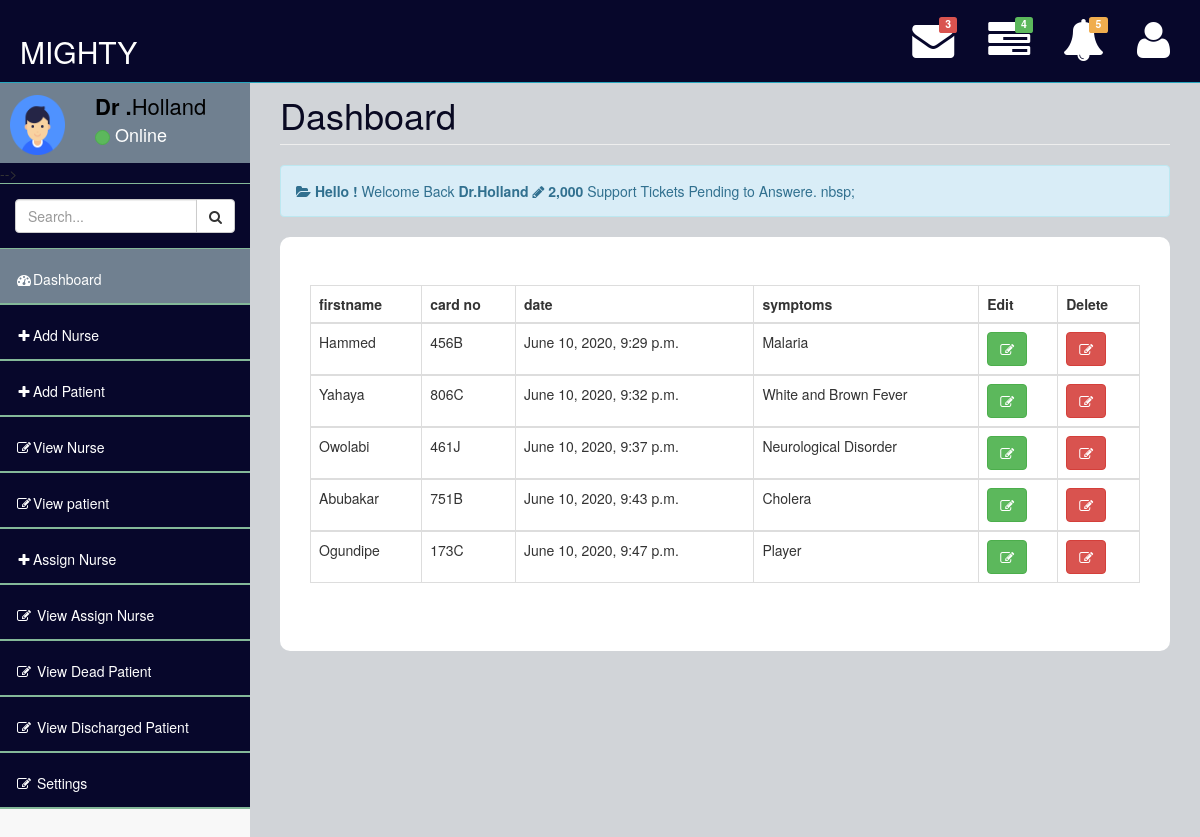
Screenshot of /Data/Doctors/ViewPatient (signed in) with the database file from the repository.
### Data/models.py (models this page shows, shortened)
class Patient(models.Model):
    firstname=models.CharField(max_length=255,null=True,blank=True)
    lastname=models.CharField(max_length=255,null=True,blank=True)
    Next_of_kin=models.CharField(max_length=255,null=True,blank=True)
    card =models.CharField(max_length=255,null=True,blank=True)
    date_admitted = models.DateTimeField(auto_now_add=True)
    symptoms = models.TextField(max_length=255)
    possible_diagnosis =models.CharField(max_length=255)

### Data/views.py (the view)
# urls.py: path('Doctors/ViewPatient',views.ViewPatient,name='ViewPatient'),
@login_required
def ViewPatient(request):
    AvailPatient = Patient.objects.all()
    return render(request,'Doctors/ViewPatient.html',{'AvailPatient':AvailPatient})

### templates/Doctors/ViewPatient.html
{% extends 'Doctors/doctor_base.html' %}
{% load static %}
{% block content %}
{% if AvailPatient %}
<div class="jumbotron" style="background-color: white;border-radius:10px;">
<table class="table table-responsive table-bordered table-hover">
    <thead>
        <tr>
            <th>firstname</th>
            <th>card no </th>
            <th>date</th>
            <th>symptoms</th>
            <th>Edit</th>
            <th>Delete</th>
        </tr>
    </thead>
    {% for patient in AvailPatient %}
    <tbody>
        <tr>
            <td>{{patient.firstname}}</td>
            <td>{{patient.card}}</td>
            <td>{{patient.date_admitted}}</td>
            <td>{{patient.symptoms}}</td>
            <td><a href="{% url 'UpdatePatient' patient.id%}"><button class="btn btn-success"><span class="fa fa-edit"></span></button></a> </td>
            <td> <a href="{% url 'DeletePatient' patient.id%}"><button class="btn btn-danger"><span class="fa fa-edit"></span></button></a></td>
        </tr>
    </tbody>
    {% endfor %}
</table>
</div>
{% endif %}
{% endblock %}

### templates/Doctors/doctor_base.html (shortened to what this page needs)
{% load static %}
<!DOCTYPE html>
<html>
<head>
    <link href="{% static 'assets/plugins/bootstrap/bootstrap.css' %}" rel="stylesheet" />
    <link href="{% static 'assets/font-awesome/css/font-awesome.css'%}" rel="stylesheet" />
    <link href="{% static 'assets/plugins/pace/pace-theme-big-counter.css'%}" rel="stylesheet" />
    <link href="{% static 'assets/css/style.css'%}" rel="stylesheet" />
    <link href="{% static 'assets/css/main-style.css'%}" rel="stylesheet" />
    <link href="{% static 'assets/plugins/morris/morris-0.4.3.min.css'%}" rel="stylesheet" />
   </head>
<body>
    <div id="wrapper">
        <nav class="navbar navbar-default navbar-fixed-top" role="navigation" id="navbar">
            <div class="navbar-header">
                <a class="navbar-brand" href="index.html"><h2 id="mighty">MIGHTY</h2>
                </a>
            </div>
            <ul class="nav navbar-top-links navbar-right">
                <li class="dropdown">
                    <a class="dropdown-toggle" data-toggle="dropdown" href="#">
                        <span class="top-label label label-danger">3</span><i class="fa fa-envelope fa-3x"></i>
                    </a>
                </li>
                <li class="dropdown">
                    <a class="dropdown-toggle" data-toggle="dropdown" href="#">
                        <span class="top-label label label-success">4</span>  <i class="fa fa-tasks fa-3x"></i>
                    </a>
                </li>
                <li class="dropdown">
                    <a class="dropdown-toggle" data-toggle="dropdown" href="#">
                        <span class="top-label label label-warning">5</span>  <i class="fa fa-bell fa-3x"></i>
                    </a>
                </li>
                <li class="dropdown">
                    <a class="dropdown-toggle" data-toggle="dropdown" href="#">
                        <i class="fa fa-user fa-3x"></i>
                    </a>
                </li>
            </ul>
        </nav>
        <nav class="navbar-default navbar-static-side" id="sidebar" role="navigation">
            <div class="sidebar-collapse" id="sidebar">
                 <ul class="nav" id="side-menu">
                    <li>
                        <div class="user-section" style="background-color: slategray;">
                            <div class="user-section-inner">
                                <img src="{% static 'pictures/user.png'%}" alt="">
                            </div>
                            <div class="user-info">
                                <div> <strong>Dr <span>.</span></strong>{{request.user.username}} </div>
                                <div class="user-text-online">
                                    <span class="user-circle-online btn btn-success btn-circle "></span>&nbsp;Online
                                </div>
                           </div>
                        </div> -->
                    </li>
                    <li class="sidebar-search">
                        <div class="input-group custom-search-form">
                            <input type="text" class="form-control" placeholder="Search...">
                            <span class="input-group-btn">
                                <button class="btn btn-default" type="button">
                                    <i class="fa fa-search"></i>
                                </button>
                            </span>
                        </div>
                    </li>
                    <li class="selected" style="background-color: slategray;">
                        <a href="{% url 'dashboard'%}"><i class="fa fa-dashboard fa-fw "></i>Dashboard</a>
                    </li>
                     <li>
                        <a href="{% url 'AddNurse'%}"><i class="fa fa-plus fa-fw"></i>Add Nurse</a>
                    </li>
                    <li>
                        <a href="{% url 'AddPatient'%}"><i class="fa fa-plus fa-fw"></i>Add Patient</a>
                    </li>
                    <li>
                        <a href="{% url 'ViewNurse'%}"><i class="fa fa-edit fa-fw"></i>View Nurse</a>
                    </li>
                            <li>
                                <a href="{% url 'ViewPatient' %}"><i class="fa fa-edit fa-fw"></i>View patient</a>
                            </li>
                            <li>
                                <a href="{% url 'AssignNurse' %}"><i class="fa fa-plus fa-fw"></i>Assign Nurse</a>
                            </li>
                            <li>
                                <a href="{% url 'ViewAssignedNurse' %}"><i class="fa fa-edit fa-fw"></i> View Assign Nurse</a>
                            </li>
                            <li>
                                <a href="{% url 'DoctorViewDeadPatient' %}"><i class="fa fa-edit fa-fw"></i> View Dead Patient</a>
                            </li>
                            <li>
                                <a href="{% url 'DoctorViewDichargePatient' %}"><i class="fa fa-edit fa-fw"></i> View Discharged Patient</a>
                            </li>
                            <li>
                                <a href="{% url 'password_change'%}"><i class="fa fa-edit fa-fw"></i> Settings</a>
                            </li>
                        </ul>
        </nav>
    </div>
        <div id="page-wrapper">
            <div class="row">
                <div class="col-lg-12">
                    <h1 class="page-header " style="color: rgb(9, 9, 34);">Dashboard</h1>
                </div>
            </div>
            <div class="row">
                <div class="col-lg-12">
                    <div class="alert alert-info">
                        <i class="fa fa-folder-open"></i><b>&nbsp;Hello ! </b>Welcome Back <b>Dr.{{request.user.username}} </b>
            <i class="fa  fa-pencil"></i><b>&nbsp;2,000 </b>Support Tickets Pending to Answere. nbsp;
                    </div>
    {% block content %}
    {% endblock content %}
                </div>
            </div>
</body>
</html>

### Data/static/assets/css/style.css (style rules this page uses)
body { background-color: #f8f8f8; }
#wrapper { width: 100%; margin-top: 55px!important; background-color:#04B173; }
#page-wrapper { padding: 0 15px; min-height: 568px; background-color:rgb(209, 212, 216); }
.navbar-static-side ul li { border-bottom:1px solid #84B899 !important; }
.navbar-top-links li { display: inline-block; }
.navbar-top-links li:last-child { margin-right: 15px; }
.navbar-top-links li a { padding: 20px; min-height: 50px; }
.sidebar-search { padding: 15px; }
@media (min-width:768px) { .navbar-static-side { z-index: 1; position: absolute; width: 250px; } }
.btn-circle { width: 30px; height: 30px; padding: 6px 0; border-radius: 15px; text-align: center; font-size: 12px; line-height: 1.428571429; }

### Data/static/assets/css/main-style.css (style rules this page uses)
.user-section-inner { height: 65px; width: 65px; -moz-border-radius: 3px; -webkit-border-radius: 3px; border-radius: 3px; overflow: hidden; display: inline-block; float: left; margin-right: 15px; margin-top: 20px; }
.user-section-inner img { margin-left:10px; width:55px; height:60px; }
.user-info { display: block; color:#000!important; display: inline-block; padding: 15px; margin-bottom: 0px }
.user-text-online { font-size:18px; color:#fff }
.user-circle-online { width: 15px!important; height: 15px!important; }
.navbar-top-links > li > a { color: #FFFFFF; }
.nav > li > a { padding: 20px 15px; }
#side-menu { background-color:#04B173; }
#side-menu a { color:#fff; border-bottom: 1px solid #84B899 !important; height: 55px; }
.selected { background-color:rgb(83, 163, 163); }
#navbar { background-color:rgb(83, 163, 163); }
.navbar-brand { padding-left:20px; }
.top-label { position: absolute; top: 50%; right: 50%; margin-top: -24px; margin-right: -24px; }
.navbar-default { border-color: #27A6BE; }
@media (min-width:768px) { #page-wrapper { position: inherit; margin: 0 0 0 250px; padding: 0 30px; min-height: 1000px; } }

### templates/Doctors/doctor_base.html (style rules this page uses)
#navbar { background-color: rgb(7, 7, 43); }
#sidebar { background-color: rgb(7, 7, 43); }
#side-menu { background-color: rgb(7, 7, 43); }
#mighty { color: white; border:1px 1px groove slategray; }

### rows the page displays
Patient: firstname "Hammed", card "456B", date_admitted "June 10, 2020, 9:29 p.m.", symptoms "Malaria"
Patient: firstname "Yahaya", card "806C", date_admitted "June 10, 2020, 9:32 p.m.", symptoms "White and Brown Fever"
Patient: firstname "Owolabi", card "461J", date_admitted "June 10, 2020, 9:37 p.m.", symptoms "Neurological Disorder"
Patient: firstname "Abubakar", card "751B", date_admitted "June 10, 2020, 9:43 p.m.", symptoms "Cholera"
Patient: firstname "Ogundipe", card "173C", date_admitted "June 10, 2020, 9:47 p.m.", symptoms "Player"

### other values shown
{{ request.user.username }} "Holland"
